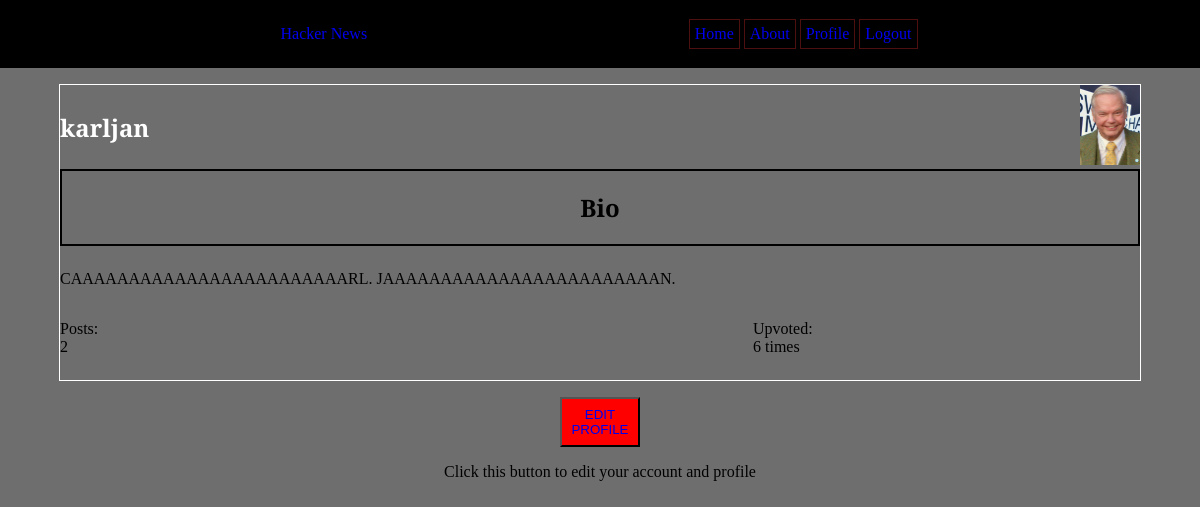
Page /profile.php (signed in) on the earlier database version.
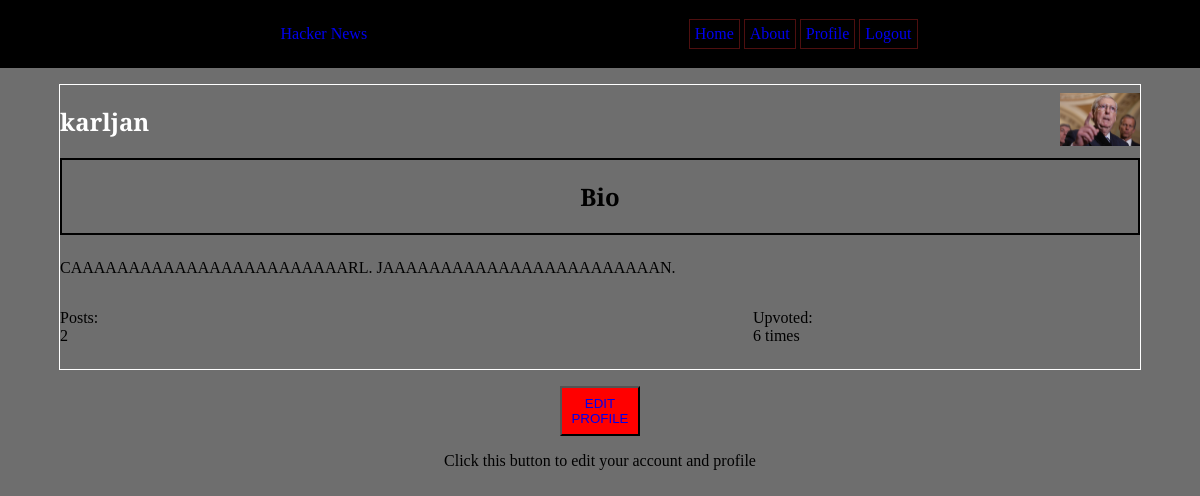
Same page on the later database version.
### tables this page shows
CREATE TABLE users (
    id INTEGER PRIMARY KEY AUTOINCREMENT,
    email VARCHAR(50),
    username VARCHAR(15),
    password VARCHAR(255),
    first_name VARCHAR(20),
    last_name VARCHAR(20)
, "bio" varchar, "avatar" varchar);

### app/config.php (called while the page is built, shortened)
<?php
return [
    'title' => 'Hacker News',
    'database_path' => sprintf('sqlite:%s/database/database.db', __DIR__),
];

### app/autoload.php (called while the page is built, shortened)
<?php
require __DIR__ . '/functions.php';
$config = require __DIR__ . '/config.php';

### app/functions.php (called while the page is built, shortened)
<?php
function postsByCurrentUser (int $usrID, object $pdo): array
{
    $stmnt = $pdo->prepare('SELECT count(posts.user_id) AS userPosts
    FROM posts INNER JOIN users ON users.id=posts.user_id
    where user_id = :id');
    $stmnt->bindParam(':id', $usrID, PDO::PARAM_INT);
    $stmnt->execute();
    $usr = $stmnt->fetch(PDO::FETCH_ASSOC);
    if ($usr) {
        return $usr;
    }
}
function currentUserUpvoted(int $usrID, object $pdo): array
{
    $stmnt = $pdo->prepare('SELECT count(upvotes.user_id) AS totalUpvotes
    FROM upvotes INNER JOIN users ON users.id=upvotes.user_id
    where user_id = :id');
    $stmnt->bindParam(':id', $usrID, PDO::PARAM_INT);
    $stmnt->execute();
    $usr = $stmnt->fetch(PDO::FETCH_ASSOC);
    if ($usr) {
        return $usr;
    }
}
function userById(int $usrID, object $pdo): array
{
    $stmnt = $pdo->prepare('SELECT * FROM users WHERE id = :id');
    $stmnt->bindParam(':id', $usrID, PDO::PARAM_INT);
    $stmnt->execute();
    $usr = $stmnt->fetch(PDO::FETCH_ASSOC);
    if ($usr) {
        return $usr;
    }
}

### profile.php (the view, shortened to what this page needs)
<?php require __DIR__ . '/app/autoload.php'; ?>
<?php require __DIR__ . '/views/header.php'; ?>
<?php $currentUser = userByID($_SESSION['user']['id'], $pdo);?>
<?php $numberOfPosts = postsByCurrentUser($_SESSION['user']['id'], $pdo); ?>
<?php $totalUpvotes = currentUserUpvoted($_SESSION['user']['id'], $pdo); ?>
<article class="profileWrapper">
    <div class="profile">
        <div class="user">
        <h1><?php echo $_SESSION['user']['username']; ?></h1>
        <div class="profileImg">
            <img src="<?php echo '/app/users/uploads/' . $currentUser['avatar'];?>"
            alt="user-avatar">
        </div>
        </div>
        <div class="bio">
            <h2>Bio</h2>
            </div>
            <p><?php echo $currentUser['bio'] ?></p>
        </div>
        <div class="postInfo">
            <p>Posts:<br><?php echo $numberOfPosts['userPosts']; ?></p>
            <br>
            <p>Upvoted:<br><?php echo $totalUpvotes['totalUpvotes']; ?> times </p>
            <br>
            <br>
        </div>
    </div>
    <div class="btnContainer">
    <button class="btn editProfileBtn"><a href="/editprofile.php">EDIT PROFILE</a></button>
    <p>Click this button to edit your account and profile</p>
    </div>
<?php require __DIR__ . '/views/footer.php'; ?>

### views/header.php (shortened to what this page needs)
<!DOCTYPE html>
<html lang="en">
<head>
    <link rel="stylesheet" href="/assets/styles/newpost.css">
    <link rel="stylesheet" href="/assets/styles/post.css">
    <link rel="stylesheet" href="/assets/styles/global.css">
    <link rel="stylesheet" href="/assets/styles/nav.css">
    <link rel="stylesheet" href="/assets/styles/loginregister.css">
    <link rel="stylesheet" href="/assets/styles/feed.css">
    <link rel="stylesheet" href="/assets/styles/profile.css">
    <link rel="stylesheet" href="/assets/styles/buttons.css">
</head>
<body>
    <?php require __DIR__ . '/navigation.php'; ?>
    <div class="container">

### views/navigation.php
<nav class="navbar">
    <a class="navbar-brand" href="#"><?php echo $config['title']; ?></a>
    <ul class="navbar-nav">
        <li class="nav-item">
            <a class="nav-link <?php echo $_SERVER['SCRIPT_NAME'] === '/index.php' ? 'active' : ''; ?>" href="/index.php">Home</a>
        </li>
        <li class="nav-item">
            <a class="nav-link <?php echo $_SERVER['SCRIPT_NAME'] === '/about.php' ? 'active' : ''; ?>" href="/about.php">About</a>
        </li>
        <li class="nav-item">
            <a class="nav-link <?php echo $_SERVER['SCRIPT_NAME'] === '/profile.php' ? 'active' : ''; ?>" href="/profile.php">Profile</a>
        </li>
        <li class="nav-item">
            <?php if (isset($_SESSION['user'])) : ?>
                <a class="nav-link" href="/app/users/logout.php">Logout</a>
            <?php else : ?>
                <a class="nav-link <?php echo $_SERVER['SCRIPT_NAME'] === '/login.php' ? 'active' : ''; ?>" href="login.php">Login</a>
            <?php endif; ?>
        </li>
    </ul>
</nav>

### views/footer.php (shortened to what this page needs)
</body>
</html>

### assets/styles/global.css (style rules this page uses)
:root { --black: rgb(0, 0, 0); --mainColor: rgb(110, 110, 110); font-family: "Slabo 27px", serif; }
body { margin: 0; padding: 0; background-color: var(--mainColor); }
h1 { color: white; }
a { text-decoration: none; }
.container { display: flex; align-items: center; justify-content: center; margin-top: 2vh; max-height: 100%; flex-direction: column; }

### assets/styles/nav.css (style rules this page uses)
.navbar { border: 1px solid black; display: flex; flex-direction: row; align-items: center; background-color: var(--black); color: whitesmoke; justify-content: space-evenly; }
.navbar ul { list-style-type: none; display: flex; flex-direction: row; }
.navbar ul li { padding: 5px; border: 1px solid rgb(78, 15, 15); margin: 2px; color: whitesmoke; }

### assets/styles/profile.css (style rules this page uses)
.profileWrapper { display: flex; width: 90%; height: 90%; border: 1px solid white; flex-direction: column; }
.profile { display: flex; flex-direction: column; }
.user { display: flex; align-items: center; justify-content: space-between; flex-direction: row; }
.profileImg img { max-width: 80px; max-height: 80px; }
.postInfo { display: flex; flex-direction: row; margin-bottom: 1vh; justify-content: space-between; }
.bio { display: flex; border: 2px solid black; justify-content: center; flex-direction: column; align-items: center; margin-bottom: 1vh; }
.btnContainer { display: flex; align-items: center; flex-direction: column; justify-content: center; margin-top: 2vh; }

### assets/styles/buttons.css (style rules this page uses)
.btn { display: flex; align-items: center; justify-content: center; height: 50px; width: 80px; background-color: red; color: white; }

Differences in the rows shown:
changed users "CAAAAAAAAAAAAAAAAAAAAAAAARL. JAAAAAAAAAAAAAAAAAAAAAAAAN.": avatar: a different picture
